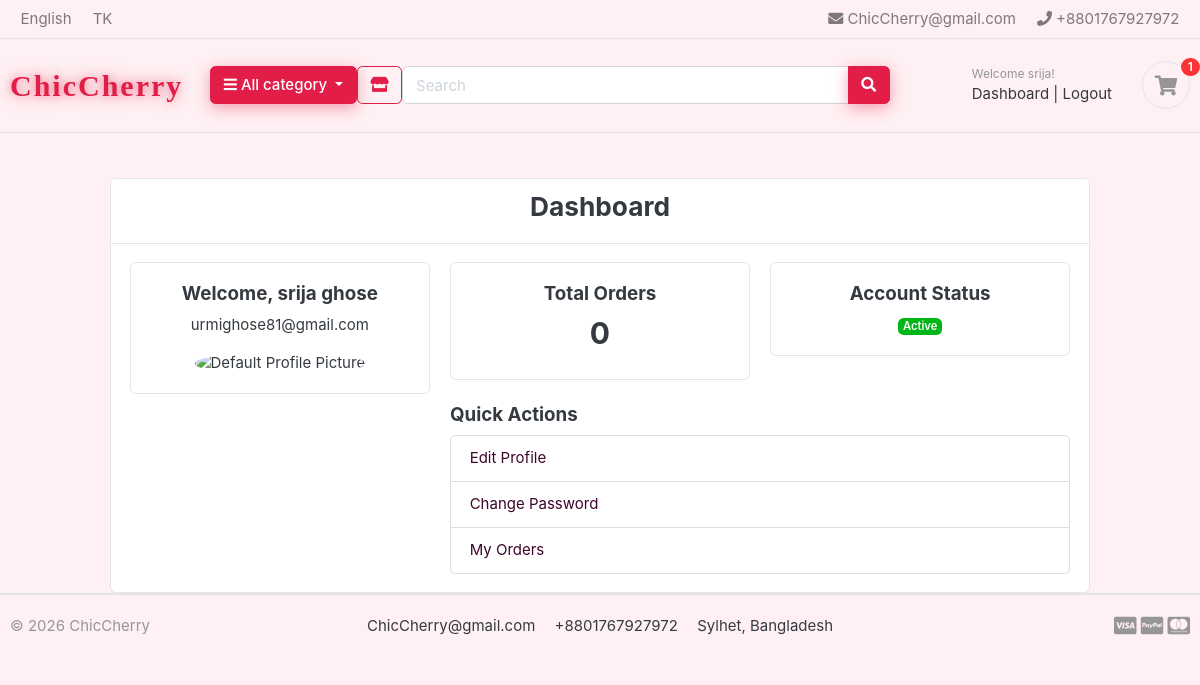
The app's page /accounts/dashboard/ (signed in) with its own data.
### store/models.py (models this page shows, shortened)
class FooterSettings(models.Model):
    logo_text    = models.CharField(max_length=100, default='ChicCherry')
    header_email = models.EmailField(default='ChicCherry@gmail.com')
    header_phone = models.CharField(max_length=30, default='+8801701020304')
    email        = models.EmailField(default='ChicCherry@gmail.com')
    phone        = models.CharField(max_length=30, default='+8801701020304')
    address      = models.CharField(max_length=200, default='Sylhet, Bangladesh')
    copy         = models.CharField(max_length=200, default='© 2025 ChicCherry')
    show_visa    = models.BooleanField(default=True)
    show_paypal  = models.BooleanField(default=True)
    show_master  = models.BooleanField(default=True)
    show_amex    = models.BooleanField(default=False)
    show_stripe  = models.BooleanField(default=False)
    class Meta:
        verbose_name = verbose_name_plural = 'Footer Settings'
    @classmethod
    def get(cls):
        obj, _ = cls.objects.get_or_create(pk=1)
        return obj

### accounts/models.py (models this page shows, shortened)
class Account(AbstractBaseUser):
    first_name      = models.CharField(max_length=50)
    last_name       = models.CharField(max_length=50)
    username        = models.CharField(max_length=50, unique=True)
    email           = models.EmailField(max_length=100, unique=True)
    phone_number    = models.CharField(max_length=50)
    date_joined     = models.DateTimeField(auto_now_add=True)
    last_login      = models.DateTimeField(auto_now_add=True)
    is_admin        = models.BooleanField(default=False)
    is_staff        = models.BooleanField(default=False)
    is_active        = models.BooleanField(default=False)
    is_superadmin        = models.BooleanField(default=False)
    USERNAME_FIELD = 'email'
    REQUIRED_FIELDS = ['username', 'first_name', 'last_name']
    objects = MyAccountManager()

### accounts/views.py (the view)
# urls.py: path('dashboard/', views.dashboard, name='dashboard'),
@login_required(login_url="accounts:login")
def dashboard(request):
    orders = Order.objects.order_by("-created_at").filter(user_id=request.user.id)
    orders_count = orders.count()
    try:
        userprofile = UserProfile.objects.get(user_id=request.user.id)
    except UserProfile.DoesNotExist:
        userprofile = None
    context = {
        "orders_count": orders_count,
        "userprofile": userprofile,
    }
    return render(request, "accounts/dashboard.html", context)

### ecommerce/context_processors.py (called while the page is built)
def footer_settings(request):
    from store.models import FooterSettings, PaymentMethod
    return {
        'footer': FooterSettings.get(),
        'footer_payment_methods': PaymentMethod.objects.filter(is_active=True),
    }

def cart_counter(request):
    cart_count = 0
    if 'admin' in request.path:
        return {}
    else:
        try:
            if request.user.is_authenticated:
                cart_items = CartItem.objects.all().filter(user=request.user, is_active=True)
            else:
                cart = Cart.objects.get(cart_id=_cart_id(request))
                cart_items = CartItem.objects.all().filter(cart=cart, is_active=True)
            for cart_item in cart_items:
                cart_count += cart_item.quantity
        except Cart.DoesNotExist:
            cart_count = 0
    return dict(cart_count=cart_count)

### ecommerce/templates/accounts/dashboard.html
{% extends 'base.html' %}
{% load static %}
{% block content %}
<div class="container">
    <div class="row justify-content-center">
        <div class="col-md-10">
            <div class="card mt-5">
                <div class="card-header">
                    <h3 class="text-center">Dashboard</h3>
                </div>
                <div class="card-body">
                    <div class="row">
                        <div class="col-md-4">
                            <div class="card">
                                <div class="card-body text-center">
                                    <h5>Welcome, {{ user.first_name }} {{ user.last_name }}</h5>
                                    <p>{{ user.email }}</p>
                                    {% if userprofile and userprofile.profile_picture %}
                                        <img src="{{ userprofile.profile_picture.url }}" alt="Profile Picture" class="img-fluid rounded-circle" style="width: 100px; height: 100px;">
                                    {% else %}
                                        <img src="{% static 'images/default-user.png' %}" alt="Default Profile Picture" class="img-fluid rounded-circle" style="width: 100px; height: 100px;">
                                    {% endif %}
                                </div>
                            </div>
                        </div>
                        <div class="col-md-8">
                            <div class="row">
                                <div class="col-md-6">
                                    <div class="card">
                                        <div class="card-body text-center">
                                            <h5>Total Orders</h5>
                                            <h2>{{ orders_count }}</h2>
                                        </div>
                                    </div>
                                </div>
                                <div class="col-md-6">
                                    <div class="card">
                                        <div class="card-body text-center">
                                            <h5>Account Status</h5>
                                            {% if user.is_active %}
                                                <span class="badge badge-success">Active</span>
                                            {% else %}
                                                <span class="badge badge-warning">Inactive</span>
                                            {% endif %}
                                        </div>
                                    </div>
                                </div>
                            </div>
                            <div class="mt-4">
                                <h5>Quick Actions</h5>
                                <ul class="list-group">
                                    <li class="list-group-item"><a href="{% url 'accounts:edit_profile' %}">Edit Profile</a></li>
                                    <li class="list-group-item"><a href="{% url 'accounts:change_password' %}">Change Password</a></li>
                                    <li class="list-group-item"><a href="{% url 'accounts:my_orders' %}">My Orders</a></li>
                                </ul>
                            </div>
                        </div>
                    </div>
                </div>
            </div>
        </div>
    </div>
</div>
{% endblock %}

### ecommerce/templates/includes/navbar.html (shortened to what this page needs)
{% load static %}
<header class="section-header">
  <nav class="navbar p-md-0 navbar-expand-sm navbar-light border-bottom">
    <div class="container">
      <div class="collapse navbar-collapse" id="navbarTop4">
        <ul class="navbar-nav mr-auto">
          <li class="nav-item"><a href="#" class="nav-link">English</a></li>
          <li class="nav-item"><a href="#" class="nav-link">TK</a></li>
        </ul>
        <ul class="navbar-nav">
          <li><a href="mailto:{{ footer.header_email }}" class="nav-link"><i class="fa fa-envelope"></i> {{ footer.header_email }}</a></li>
          <li><a href="tel:{{ footer.header_phone }}" class="nav-link"><i class="fa fa-phone"></i> {{ footer.header_phone }}</a></li>
        </ul>
      </div>
    </div>
  </nav>
  <section class="header-main border-bottom">
    <div class="container">
      <div class="row align-items-center py-2">
        <div class="col-lg-2 col-md-3 col-6">
          <a href="{% url 'home' %}" style="font-family:'Baloo 2',cursive;color:#e11d48;font-size:30px;font-weight:800;letter-spacing:2px;text-decoration:none;text-shadow:0 0 8px rgba(225,29,72,0.5),0 0 20px rgba(225,29,72,0.3);display:inline-block;">
            {{ footer.logo_text }}
          </a>
        </div>
        <div class="col-lg col-md-6 col-12 d-flex align-items-center gap-2 flex-wrap">
          <div class="category-wrap dropdown d-inline-block">
            <button type="button" class="btn btn-primary dropdown-toggle" data-toggle="dropdown">
              <i class="fa fa-bars"></i> All category
            </button>
          </div>
          <a href="{% url 'store' %}" class="btn btn-outline-primary"><i class="fa fa-store"></i></a>
          <form action="{% url 'store' %}" method="get" class="search flex-grow-1">
            <div class="input-group">
              <input type="text" name="keyword" class="form-control" placeholder="Search" value="{{ request.GET.keyword }}">
              <div class="input-group-append">
                <button class="btn btn-primary" type="submit"><i class="fa fa-search"></i></button>
              </div>
            </div>
          </form>
        </div>
        <div class="col-lg-3 col-sm-6 col-6">
          <div class="d-flex justify-content-end align-items-center">
            <div class="widget-header">
              {% if user.is_authenticated %}
                <small class="title text-muted">Welcome {{ user.first_name }}!</small>
                <div>
                  <a href="{% url 'accounts:dashboard' %}">Dashboard</a>
                  <span class="dark-transp">|</span>
                  <a href="{% url 'accounts:logout' %}">Logout</a>
                </div>
              {% endif %}
            </div>
            <a href="{% url 'carts:cart' %}" class="widget-header pl-3 ml-3">
              <div class="icon icon-sm rounded-circle border"><i class="fa fa-shopping-cart"></i></div>
              <span id="cart-badge" class="badge badge-pill badge-danger notify">{{ cart_count }}</span>
            </a>
          </div>
        </div>
      </div>
    </div>
  </section>
</header>

### ecommerce/templates/includes/footer.html (shortened to what this page needs)
<footer class="section-footer border-top">
	<div class="container">
		<section class="footer-bottom border-top row">
			<div class="col-md-2">
				<p class="text-muted">{{ footer.copy }}</p>
			</div>
			<div class="col-md-8 text-md-center">
				<span class="px-2">{{ footer.email }}</span>
				<span class="px-2">{{ footer.phone }}</span>
				<span class="px-2">{{ footer.address }}</span>
			</div>
			<div class="col-md-2 text-md-right text-muted">
				{% if footer.show_visa %}<i class="fab fa-lg fa-cc-visa"></i>{% endif %}
				{% if footer.show_paypal %}<i class="fab fa-lg fa-cc-paypal"></i>{% endif %}
				{% if footer.show_master %}<i class="fab fa-lg fa-cc-mastercard"></i>{% endif %}
			</div>
		</section>
	</div>
</footer>

### static/css/ui.css (style rules this page uses)
html { font-family: "Inter", sans-serif; font-size: 15px; }
.icon-xs, .icon-sm, .icon-md, .icon-lg { display: inline-block; text-align: center; flex-shrink: 0; flex-grow: 0; }
.icon-sm { width: 48px; height: 48px; line-height: 48px !important; font-size: 20px; }
p:last-child { margin-bottom: 0; }
.header-main { position: relative; padding-top: 1rem; padding-bottom: 1rem; }
.widget-header { display: inline-block; vertical-align: middle; position: relative; }
.widget-header a { color: #343a40; }
.widget-header i { color: #969696; }
.widget-header .title { display: block; }
.widget-header .notify { position: absolute; top: -3px; right: -10px; }
.footer-bottom { padding-top: 20px; padding-bottom: 20px; }
[class*=list-] li:after { visibility: hidden; display: block; content: ""; overflow: hidden; height: 0; clear: both; }
.notify { position: absolute; top: -4px; right: -10px; display: inline-block; padding: 0.25em 0.6em; font-size: 12px; line-height: 1; text-align: center; border-radius: 3rem; color: #fff; background-color: #fa3434; }

### static/css/custom.css (style rules this page uses)
body { background-color: #fff0f3 !important; overflow-x: hidden; }
a.btn-primary, button.btn-primary, input[type="submit"].btn-primary { background-color: #e11d48 !important; border-color: #e11d48 !important; color: #fff !important; box-shadow: 0 4px 15px rgba(225,29,72,0.4) !important; }
.btn-outline-primary { color: #e11d48 !important; border-color: #e11d48 !important; background-color: transparent !important; }

### records on screen
FooterSettings: header_email "ChicCherry@gmail.com", header_phone "+8801767927972", logo_text "ChicCherry", copy "© 2026 ChicCherry", email "ChicCherry@gmail.com", phone "+8801767927972", address "Sylhet, Bangladesh"
Account: first_name "srija", last_name "ghose", email "urmighose81@gmail.com"

### other values on screen
{{ cart_count }} "1"
{{ orders_count }} "0"
